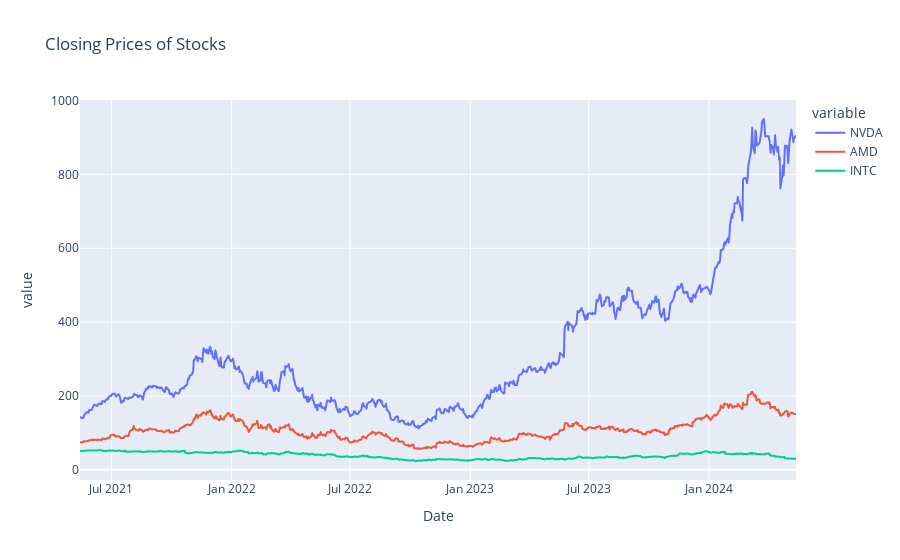

Notebook cell for this chart:
### Markdown cell above
#### Performance Summary

### Code cell
fig = px.line(col_df, y=['NVDA', 'AMD', 'INTC'], title = 'Closing Prices of Stocks')
fig.show()

### Figure 1 — Plotly figure (JSON) as saved in the notebook; plotly's stock layout.template omitted (floating-point values rounded to 4 significant figures; data arrays with more than 128 entries replaced by an {"elided": "..."} marker saying what was removed)
{"data": [{"hovertemplate": "variable=NVDA<br>Date=%{x}<br>value=%{y}<extra></extra>", "legendgroup": "NVDA", "line": {"color": "#636efa", "dash": "solid"}, "marker": {"symbol": "circle"}, "mode": "lines", "name": "NVDA", "showlegend": true, "type": "scattergl", "x": {"elided": "754 str values"}, "xaxis": "x", "y": {"elided": "754 float values"}, "yaxis": "y"}, {"hovertemplate": "variable=AMD<br>Date=%{x}<br>value=%{y}<extra></extra>", "legendgroup": "AMD", "line": {"color": "#EF553B", "dash": "solid"}, "marker": {"symbol": "circle"}, "mode": "lines", "name": "AMD", "showlegend": true, "type": "scattergl", "x": {"elided": "754 str values"}, "xaxis": "x", "y": {"elided": "754 float values"}, "yaxis": "y"}, {"hovertemplate": "variable=INTC<br>Date=%{x}<br>value=%{y}<extra></extra>", "legendgroup": "INTC", "line": {"color": "#00cc96", "dash": "solid"}, "marker": {"symbol": "circle"}, "mode": "lines", "name": "INTC", "showlegend": true, "type": "scattergl", "x": {"elided": "754 str values"}, "xaxis": "x", "y": {"elided": "754 float values"}, "yaxis": "y"}], "layout": {"legend": {"title": {"text": "variable"}, "tracegroupgap": 0}, "title": {"text": "Closing Prices of Stocks"}, "xaxis": {"anchor": "y", "domain": [0, 1], "title": {"text": "Date"}}, "yaxis": {"anchor": "x", "domain": [0, 1], "title": {"text": "value"}}}}
